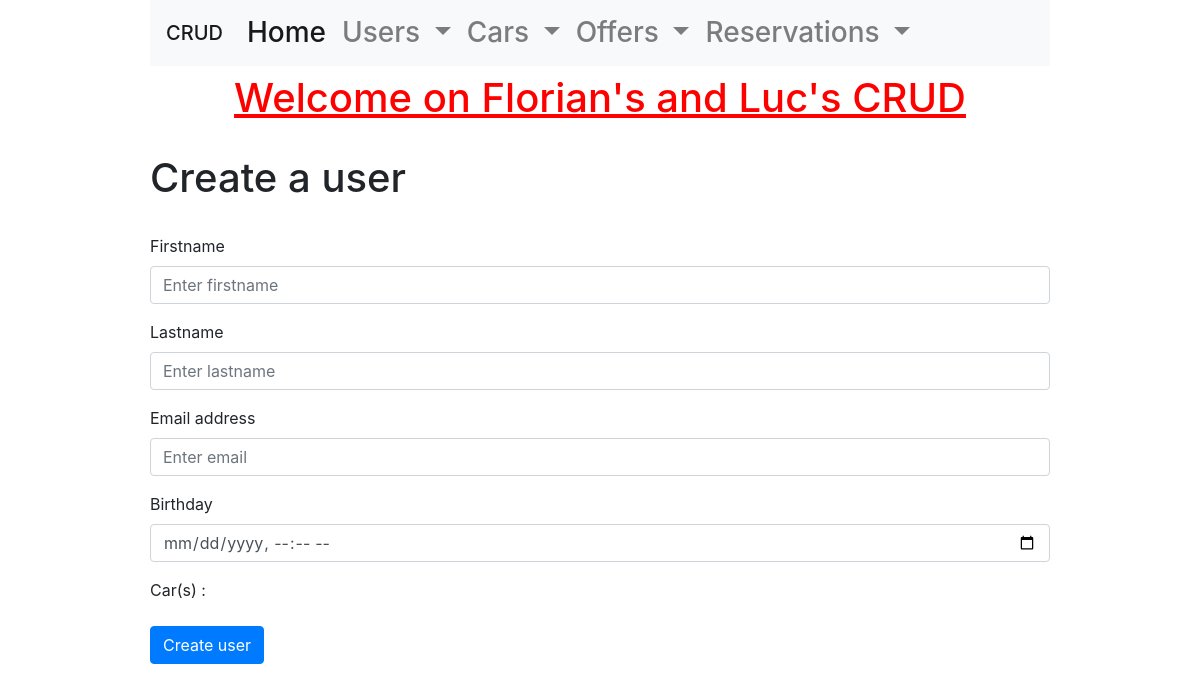
/class/Views/users_create.php, run on an earlier commit of the app's database.
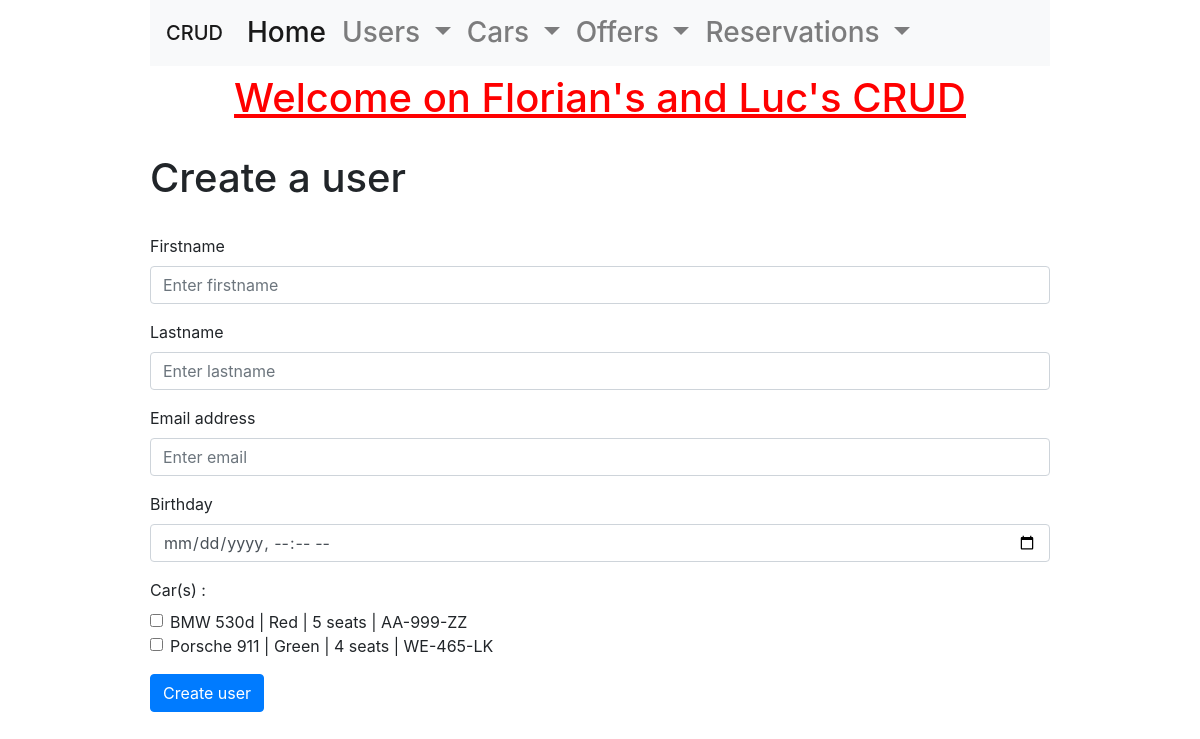
And on a later commit of the database.
### tables this page shows
CREATE TABLE `cars` (
  `id` int NOT NULL AUTO_INCREMENT,
  `brand` varchar(255) NOT NULL,
  `model` varchar(255) NOT NULL,
  `mineral` varchar(255) NOT NULL,
  `color` varchar(255) NOT NULL,
  `nbrSlots` int NOT NULL,
  PRIMARY KEY (`id`)
);

### class/Services/DataBaseService.php (called while the page is built, shortened)
<?php
class DataBaseService
{
    private $connection;
    public function __construct()
    {
        try {
            $this->connection = new PDO(
                'mysql:host=' . self::HOST . ';port=' . self::PORT . ';dbname=' . self::DATABASE_NAME,
                self::MYSQL_USER,
                self::MYSQL_PASSWORD
            );
            $this->connection->exec("SET CHARACTER SET utf8");
        } catch (Exception $e) {
            echo 'Erreur : ' . $e->getMessage();
        }
    }
    public function getCars(): array
    {
        $cars = [];
        $sql = 'SELECT * FROM cars';
        $query = $this->connection->query($sql);
        $results = $query->fetchAll(PDO::FETCH_ASSOC);
        if (!empty($results)) {
            $cars = $results;
        }
        return $cars;
    }
}

### class/Services/CarsService.php (called while the page is built, shortened)
<?php
class CarsService
{
    public function getCars(): array
    {
        $cars = [];
        $dataBaseService = new DataBaseService();
        $carsDTO = $dataBaseService->getCars();
        if (!empty($carsDTO)) {
            foreach ($carsDTO as $carDTO) {
                $car = new Car();
                $car->setId($carDTO['id']);
                $car->setBrand($carDTO['brand']);
                $car->setModel($carDTO['model']);
                $car->setMineral($carDTO['mineral']);
                $car->setColor($carDTO['color']);
                $car->setNbrSlots($carDTO['nbrSlots']);
                $cars[] = $car;
            }
        }
        return $cars;
    }
}

### class/Entities/Car.php (called while the page is built, shortened)
<?php
class Car
{
    private $id;
    private $brand;
    private $model;
    private $mineral;
    private $color;
    private $nbrSlots;
    public function getId(): int
    {
        return $this->id;
    }
    public function setId(int $id): self
    {
        $this->id = $id;
        return $this;
    }
    public function getBrand(): string
    {
        return $this->brand;
    }
    public function setBrand(string $brand): self
    {
        $this->brand = $brand;
        return $this;
    }
    public function getModel(): string
    {
        return $this->model;
    }
    public function setModel(string $model): self
    {
        $this->model = $model;
        return $this;
    }
    public function getMineral(): string
    {
        return $this->mineral;
    }
    public function setMineral(string $mineral): self
    {
        $this->mineral = $mineral;
        return $this;
    }
    public function getColor(): string
    {
        return $this->color;
    }
    public function setColor(string $color): self
    {
        $this->color = $color;
        return $this;
    }
    public function getNbrSlots(): int
    {
        return $this->nbrSlots;
    }
    public function setNbrSlots(int $nbrSlots): self
    {
        $this->nbrSlots = $nbrSlots;
        return $this;
    }
}

### class/Views/users_create.php (the view, shortened to what this page needs)
<?php
    require 'header.php';
    $carsService = new CarsService();
    $cars = $carsService->getCars();
?>
<br/>
<p class="h1">Create a user</p>
<br/>
<form method="post" action="users_create.php" name ="userCreateForm">
    <div class="form-group">
        <label for="firstname">Firstname</label>
        <input type="text" class="form-control" name="firstname" placeholder="Enter firstname">
    </div>
    <div class="form-group">
    	<label for="lastname">Lastname</label>
    	<input type="text" class="form-control" name="lastname" placeholder="Enter lastname">
    </div>
    <div class="form-group">
    	<label for="email">Email address</label>
    	<input type="email" class="form-control" name="email" placeholder="Enter email">
    </div>
    <div class="form-group">
    	<label for="birthday">Birthday</label>
    	<input type="datetime-local" class="form-control" name="birthday" placeholder="Enter birthdate (format dd-mm-yyyy)">
    </div>
    <div class="form-group">
    	<label for="cars">Car(s) :</label>
    	<div class="form-check">
            <?php
                foreach ($cars as $car) {
                    $carName = $car->getBrand().' '.
                               $car->getModel().' | '.
                               $car->getColor().' | '.
                               $car->getNbrSlots().' seats | '.
                               $car->getMineral();
                    echo '<input type="checkbox" class="form-check-input" name="cars[]" value="'.$car->getId().'">'.$carName.'</input><br/>';
                }
            ?>
    	</div>
    </div>
    <input type="submit" class="btn btn-primary" value="Create user"/>
</form>
<?php
    require 'footer.php';
?>

What changed in the data, as far as the page shows it:
added cars: carName "BMW 530d | Red | 5 seats | AA-999-ZZ"
added cars: carName "Porsche 911 | Green | 4 seats | WE-465-LK"
